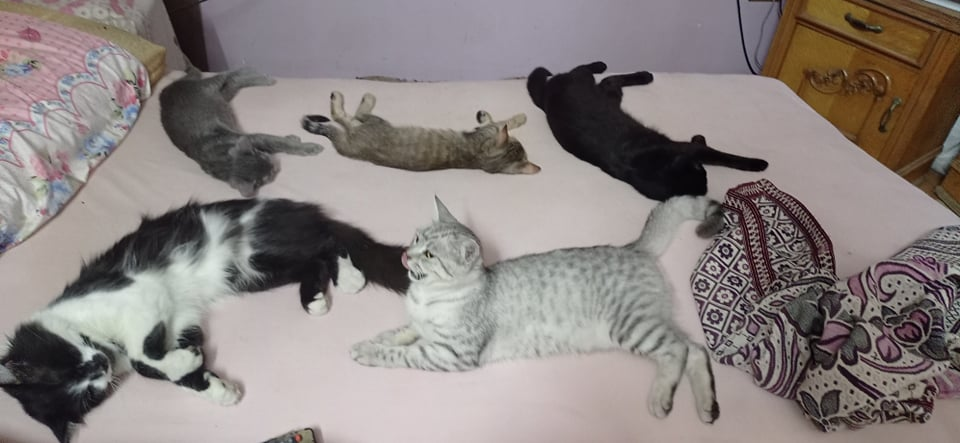
#> input picture 32- Features Matchers/cats.jpg, 960 x 443 px
$ python 'brute-force matcher.py'
#> lines starting #> are read from the running program, lines starting #| are printed output that depends on the picture
import cv2
import numpy as np

img1  = cv2.imread('cats.jpg')
#> img1 is the input picture: shape (443, 960, 3); mean B, G, R 128.1, 130.5, 138.6
img2  = cv2.imread('target.jpg')
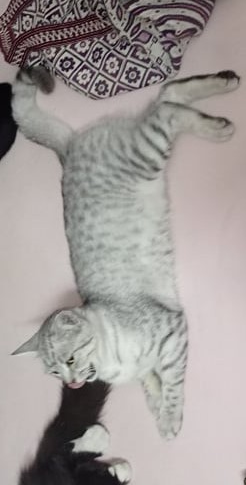
#> input picture 32- Features Matchers/target.jpg, 246 x 485 px
#> img2 is the input picture: shape (485, 246, 3); mean B, G, R 153.1, 155.2, 161.1

gray1 = cv2.cvtColor(img1,cv2.COLOR_BGR2GRAY)
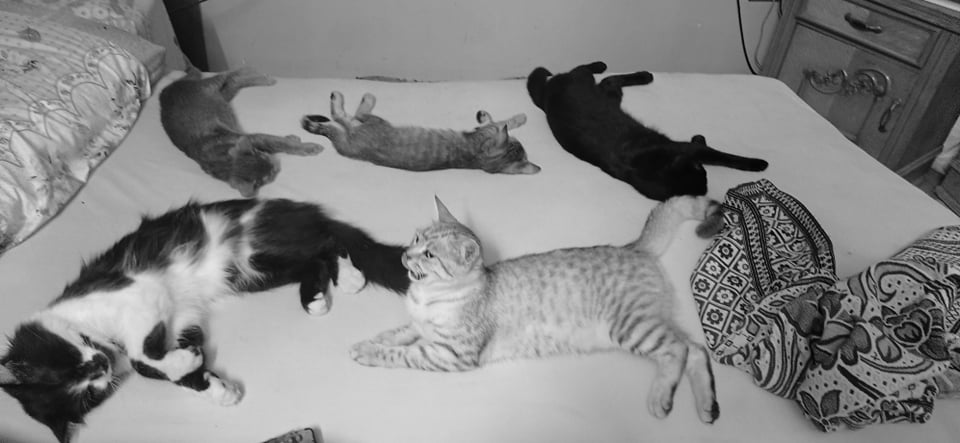
#> gray1: shape (443, 960); min 1, max 231, mean 132.6
gray2 = cv2.cvtColor(img2,cv2.COLOR_BGR2GRAY)

sift = cv2.ORB_create()
kp1,des1 = sift.detectAndCompute(gray1,None)
#> kp1 = 500 keypoints; strongest (x, y, size): (727, 263, 31), (727, 262, 37.2), (723, 268, 31), (771, 232, 31)
kp2,des2 = sift.detectAndCompute(gray2,None)
#> kp2 = 449 keypoints; strongest (x, y, size): (82, 61, 31), (78, 61, 31), (84, 66, 31), (84, 55, 31)

matcher = cv2.BFMatcher(cv2.NORM_HAMMING,crossCheck = True)
matches = matcher.match(des1,des2)
#> matches = 183 matches
matches = sorted(matches,key = lambda x : x.distance)
result = cv2.drawMatches(img1,kp1,img2,kp2,matches,None,flags = 2)
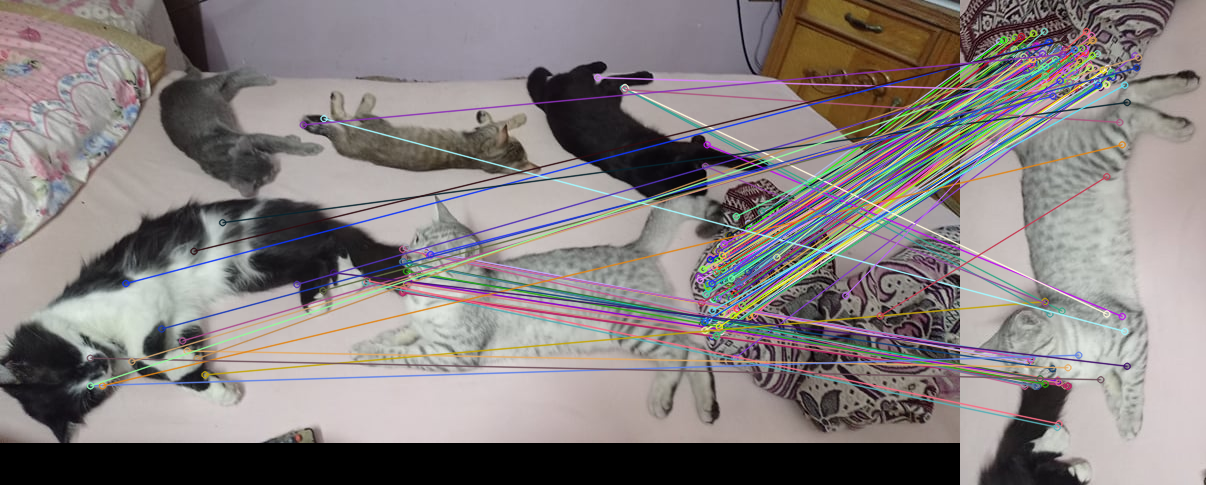
#> result: shape (485, 1206, 3); mean B, G, R 126.5, 127, 133.8
cv2.imshow('result 1',result)

matcher = cv2.BFMatcher()
matches = matcher.knnMatch(des1,des2,k=2)
#> matches = 500 matches
best_matches = [[m] for m , n in matches if m.distance < 0.75 * n.distance]
#> best_matches = 108 matches
result = cv2.drawMatchesKnn(img1,kp1,img2,kp2,best_matches,None,flags=2)
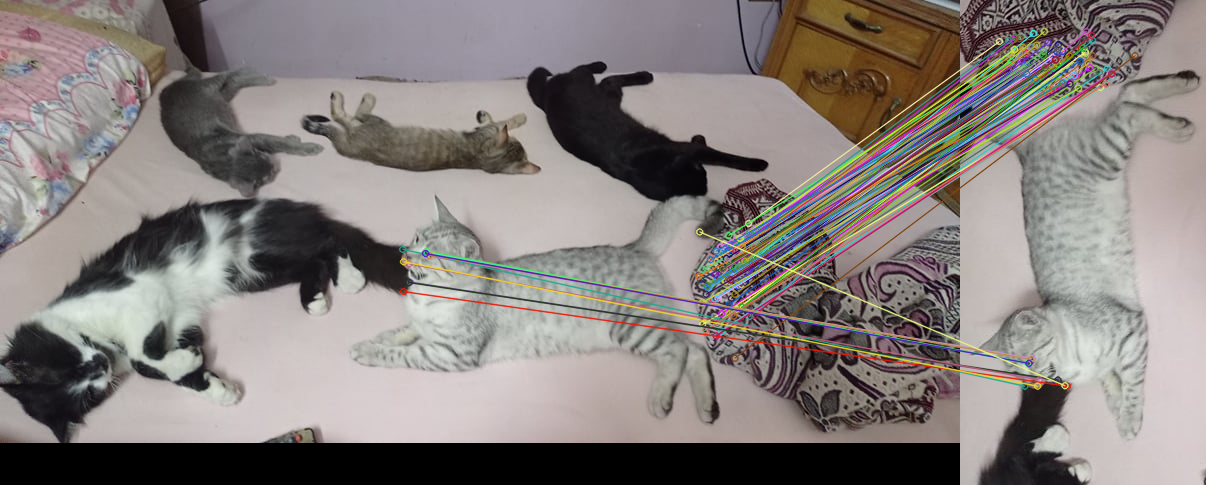
#> result: shape (485, 1206, 3); mean B, G, R 124.6, 127.4, 134.5
cv2.imshow('result 2',result)

cv2.waitKey(0)
cv2.destroyAllWindows()
